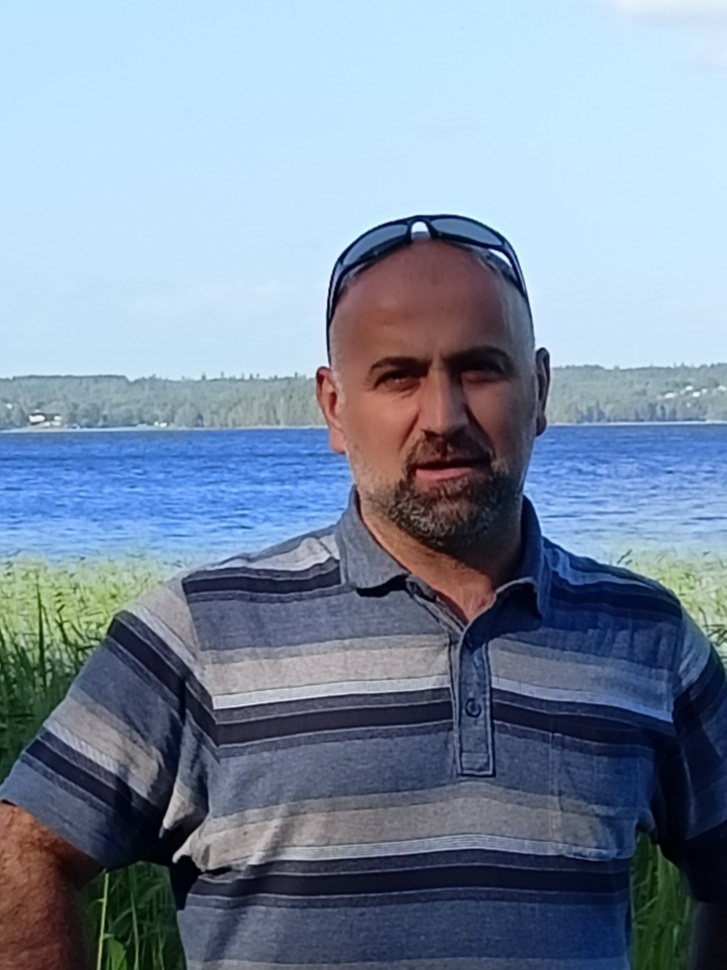
#> input picture Images/dilshad.jpg, 727 x 970 px, shrunk from 1536 x 2048 before the run
$ python img_change.py
#> lines starting #> are read from the running program, lines starting #| are printed output that depends on the picture; after the words box and inside, x2 and y2 are one past the last pixel; in counts of white or black regions, pixels touching at a corner belong together
import cv2

# reading image
img = cv2.imread('dilshad.jpg')
#> img is the input picture: shape (970, 727, 3); mean B, G, R 161.4, 139.9, 122.9

# Edges
gray = cv2.cvtColor(img, cv2.COLOR_RGB2GRAY)
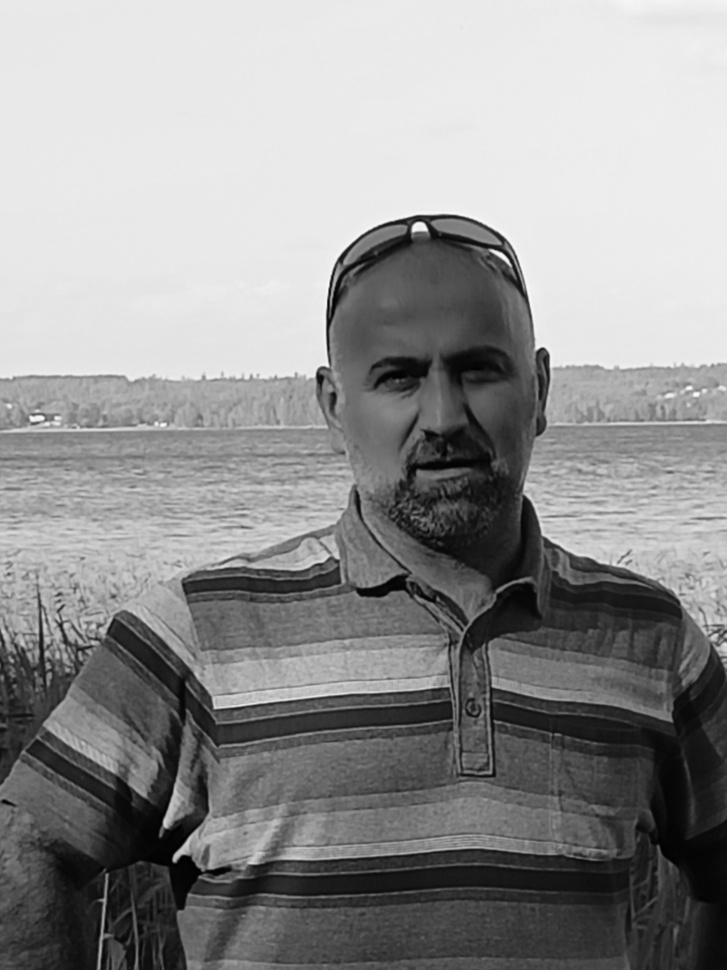
#> gray: shape (970, 727); min 1, max 253, mean 144.4
gray = cv2.medianBlur(gray, 5)
edges = cv2.adaptiveThreshold(gray, 255,
                              cv2.ADAPTIVE_THRESH_MEAN_C,
                              cv2.THRESH_BINARY, 9, 9)
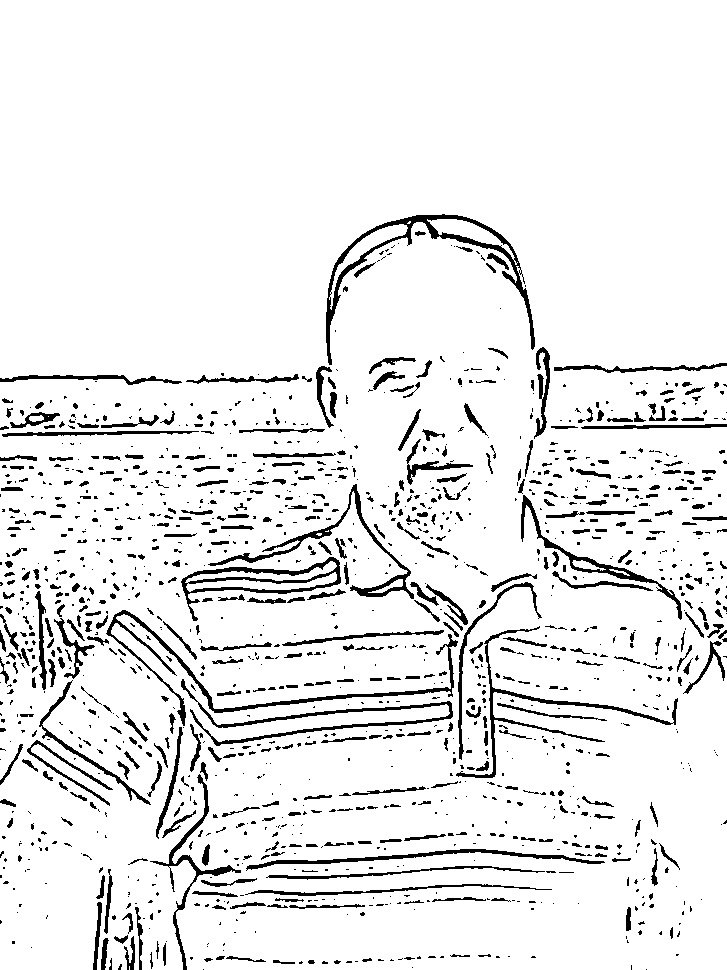
#> edges: shape (970, 727); 92.2% white; 1382 black regions (925 under 20 px), largest, box (x1, y1, x2, y2) and area: (326, 214, 535, 365) 2858, (106, 610, 458, 726) 2333, (181, 557, 341, 621) 1800

# Cartoonization
color = cv2.bilateralFilter(img, 9, 250, 250)
cartoon = cv2.bitwise_and(color, color, mask=edges)
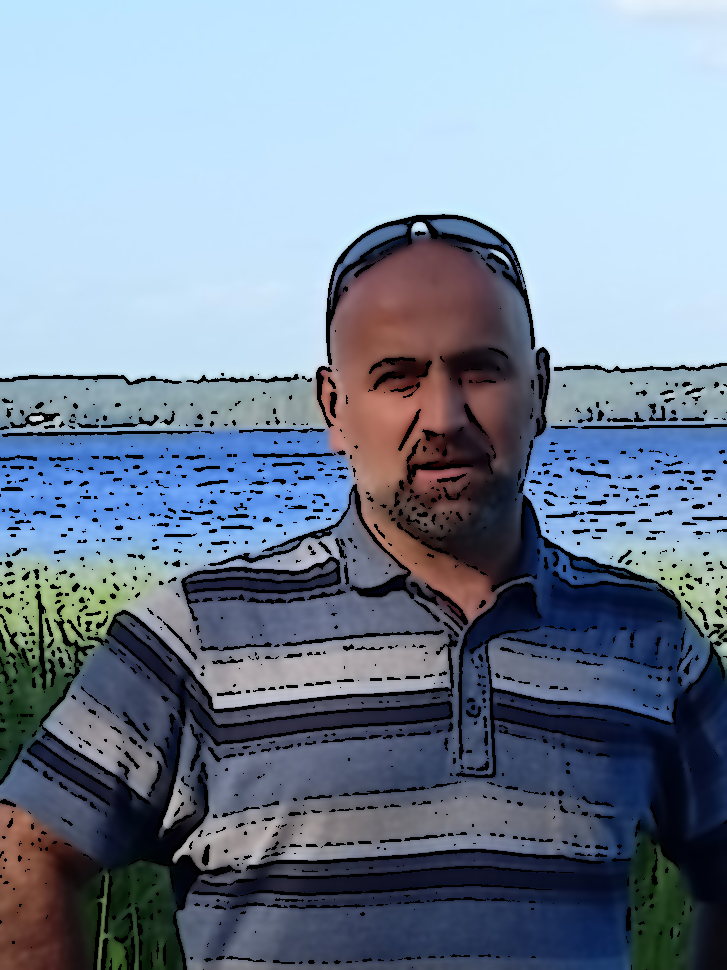
#> cartoon: shape (970, 727, 3); mean B, G, R 153.3, 133.4, 117.4

cv2.imshow('Image', img)
cv2.imshow('edges', edges)
cv2.imshow('Cartoon', cartoon)
cv2.waitKey(0)
#> (the run stopped early here; a loop or call above may not have finished)

$ run again, with Images/land.jpg copied over Images/dilshad.jpg
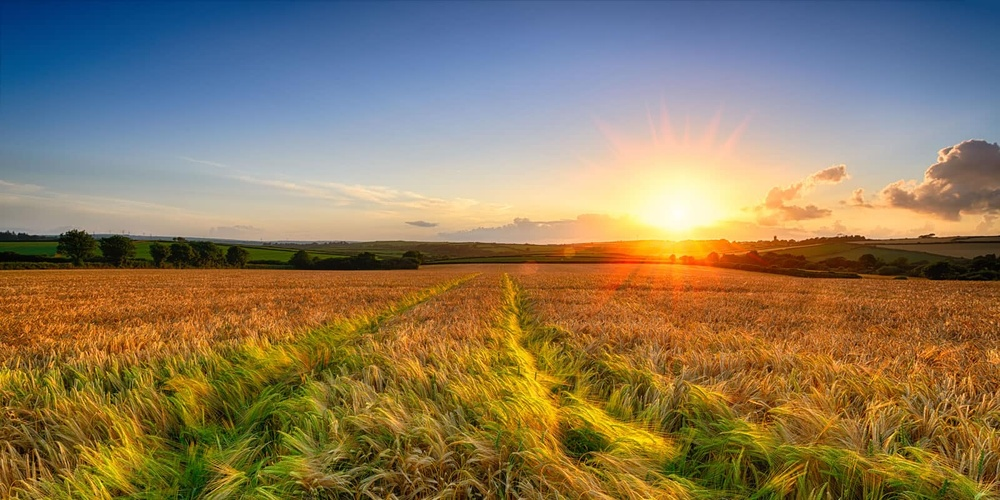
#> input picture Images/land.jpg, 1000 x 500 px, shrunk from 1600 x 800 before the run
#> img is the input picture: shape (500, 1000, 3); mean B, G, R 92.5, 122.5, 139.9
#> `edges = cv2.adaptiveThreshold(gray, 255, cv2.ADAPTIVE_THRESH_MEAN_C, c..`:
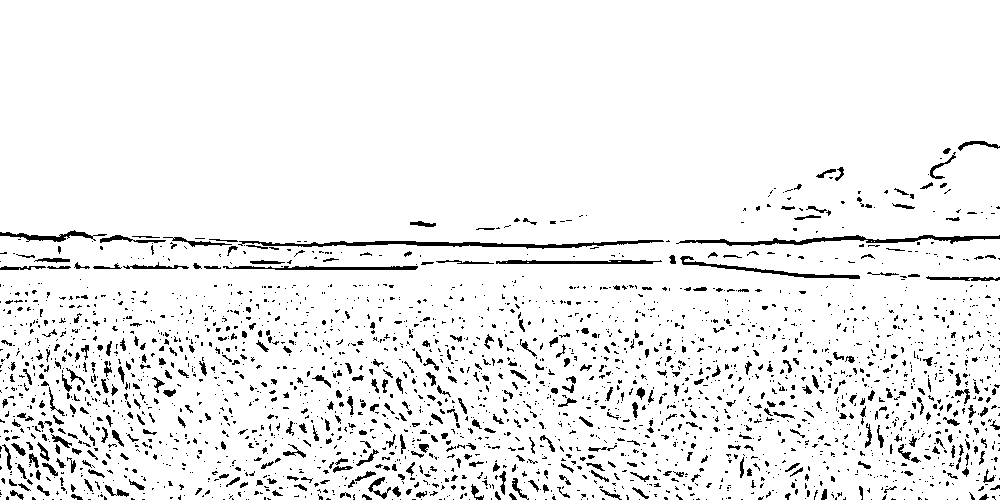
#> edges: shape (500, 1000); 93.4% white; black in thin lines or dots, all inside (x1, y1, x2, y2) = (0, 141, 1000, 500)
#> `cartoon = cv2.bitwise_and(color, color, mask=edges)`:
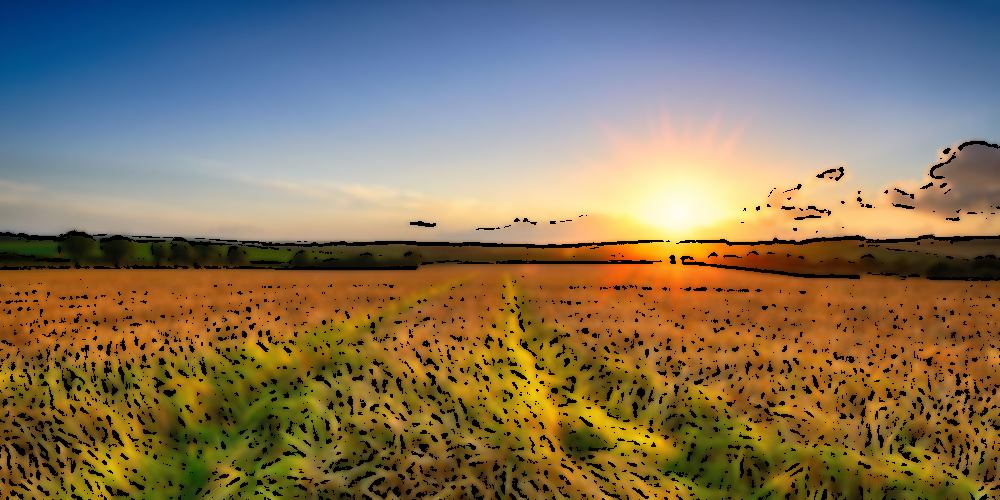
#> cartoon: shape (500, 1000, 3); mean B, G, R 90.7, 116.8, 131.8
